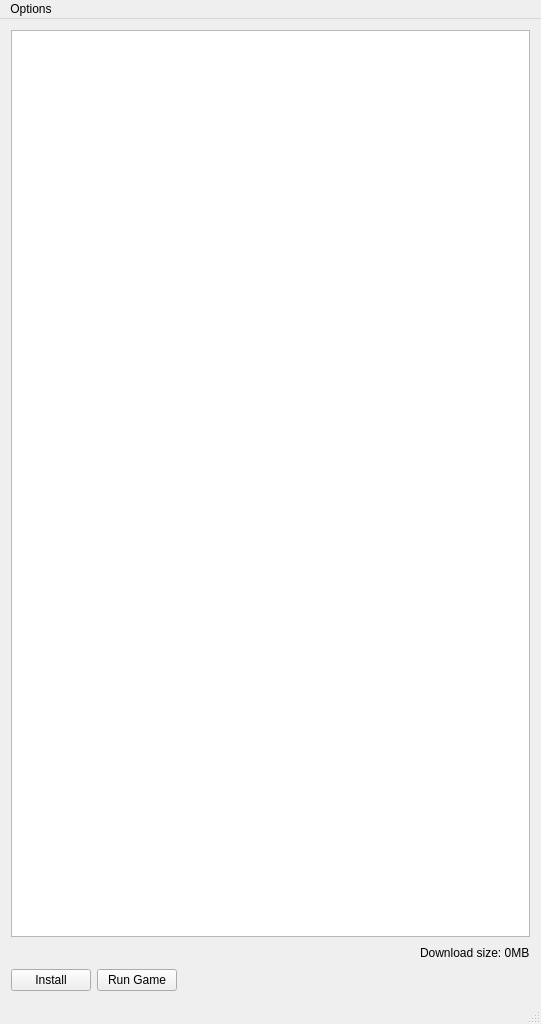
<?xml version="1.0" encoding="UTF-8"?>
<ui version="4.0">
 <class>MainWindow</class>
 <widget class="QMainWindow" name="MainWindow">
  <property name="geometry">
   <rect>
    <x>0</x>
    <y>0</y>
    <width>541</width>
    <height>1024</height>
   </rect>
  </property>
  <property name="sizePolicy">
   <sizepolicy hsizetype="Preferred" vsizetype="Maximum">
    <horstretch>0</horstretch>
    <verstretch>0</verstretch>
   </sizepolicy>
  </property>
  <property name="windowTitle">
   <string>Beta Addon Updater</string>
  </property>
  <widget class="QWidget" name="centralWidget">
   <layout class="QVBoxLayout" name="verticalLayout">
    <item>
     <widget class="QTableView" name="addonList">
      <property name="lineWidth">
       <number>1</number>
      </property>
      <property name="midLineWidth">
       <number>0</number>
      </property>
      <property name="alternatingRowColors">
       <bool>true</bool>
      </property>
      <property name="selectionMode">
       <enum>QAbstractItemView::NoSelection</enum>
      </property>
      <property name="showGrid">
       <bool>true</bool>
      </property>
      <property name="gridStyle">
       <enum>Qt::NoPen</enum>
      </property>
     </widget>
    </item>
    <item>
     <layout class="QHBoxLayout" name="horizontalLayout_2">
      <item>
       <widget class="QLabel" name="updateTo">
        <property name="text">
         <string/>
        </property>
       </widget>
      </item>
      <item>
       <spacer name="horizontalSpacer_2">
        <property name="orientation">
         <enum>Qt::Horizontal</enum>
        </property>
        <property name="sizeHint" stdset="0">
         <size>
          <width>40</width>
          <height>20</height>
         </size>
        </property>
       </spacer>
      </item>
      <item>
       <widget class="QLabel" name="downloadSize">
        <property name="text">
         <string>Download size: 0MB</string>
        </property>
       </widget>
      </item>
     </layout>
    </item>
    <item>
     <layout class="QHBoxLayout" name="horizontalLayout">
      <item>
       <widget class="QPushButton" name="install">
        <property name="text">
         <string>Install</string>
        </property>
       </widget>
      </item>
      <item>
       <widget class="QPushButton" name="runGame">
        <property name="text">
         <string>Run Game</string>
        </property>
       </widget>
      </item>
      <item>
       <spacer name="horizontalSpacer">
        <property name="orientation">
         <enum>Qt::Horizontal</enum>
        </property>
        <property name="sizeHint" stdset="0">
         <size>
          <width>40</width>
          <height>20</height>
         </size>
        </property>
       </spacer>
      </item>
     </layout>
    </item>
   </layout>
  </widget>
  <widget class="QMenuBar" name="menuBar">
   <property name="geometry">
    <rect>
     <x>0</x>
     <y>0</y>
     <width>541</width>
     <height>20</height>
    </rect>
   </property>
   <widget class="QMenu" name="menuFile">
    <property name="title">
     <string>Options</string>
    </property>
    <addaction name="actionSettings"/>
    <addaction name="actionExit"/>
   </widget>
   <addaction name="menuFile"/>
  </widget>
  <widget class="QStatusBar" name="statusBar"/>
  <action name="actionSettings">
   <property name="text">
    <string>Settings</string>
   </property>
  </action>
  <action name="actionExit">
   <property name="text">
    <string>Exit</string>
   </property>
  </action>
 </widget>
 <layoutdefault spacing="6" margin="11"/>
 <resources/>
 <connections>
  <connection>
   <sender>actionExit</sender>
   <signal>triggered()</signal>
   <receiver>MainWindow</receiver>
   <slot>close()</slot>
   <hints>
    <hint type="sourcelabel">
     <x>-1</x>
     <y>-1</y>
    </hint>
    <hint type="destinationlabel">
     <x>270</x>
     <y>193</y>
    </hint>
   </hints>
  </connection>
 </connections>
</ui>
